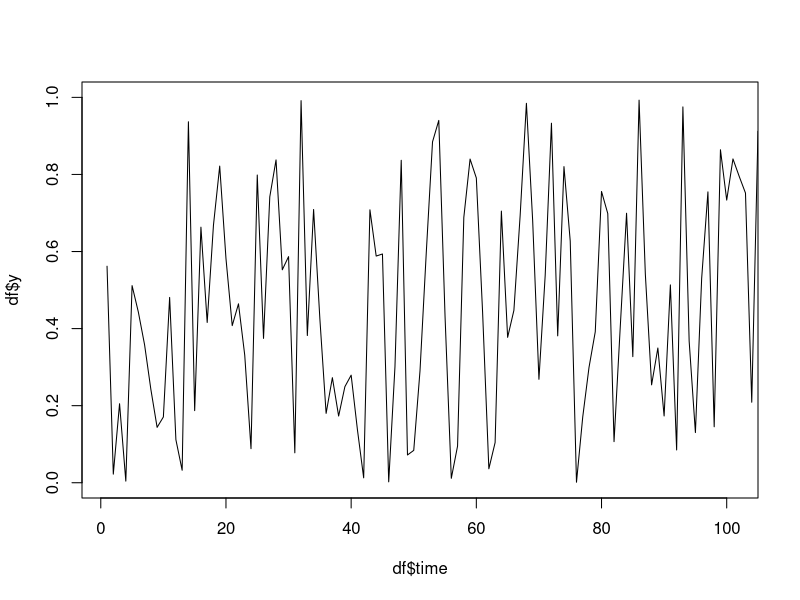
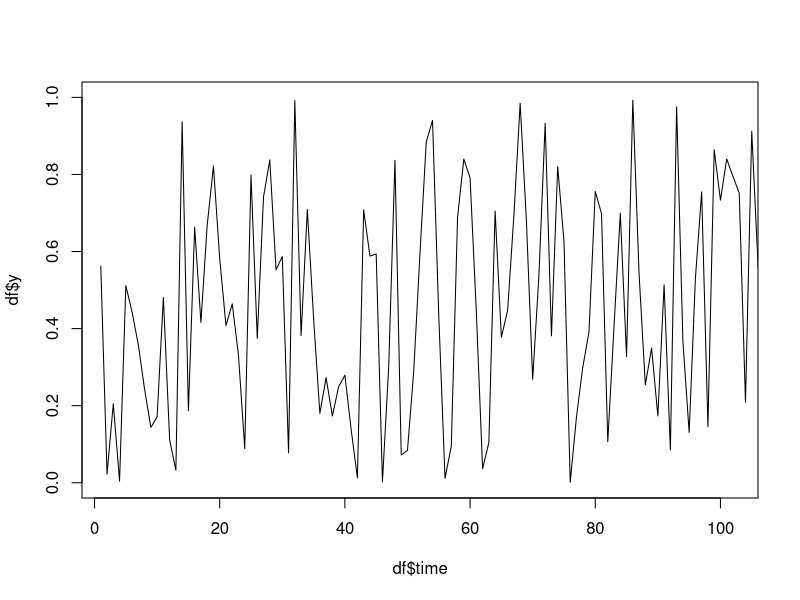
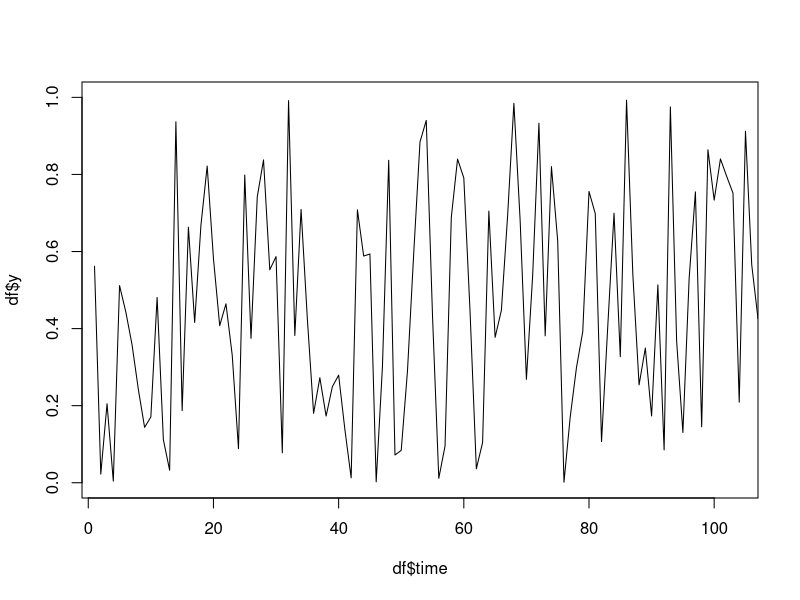
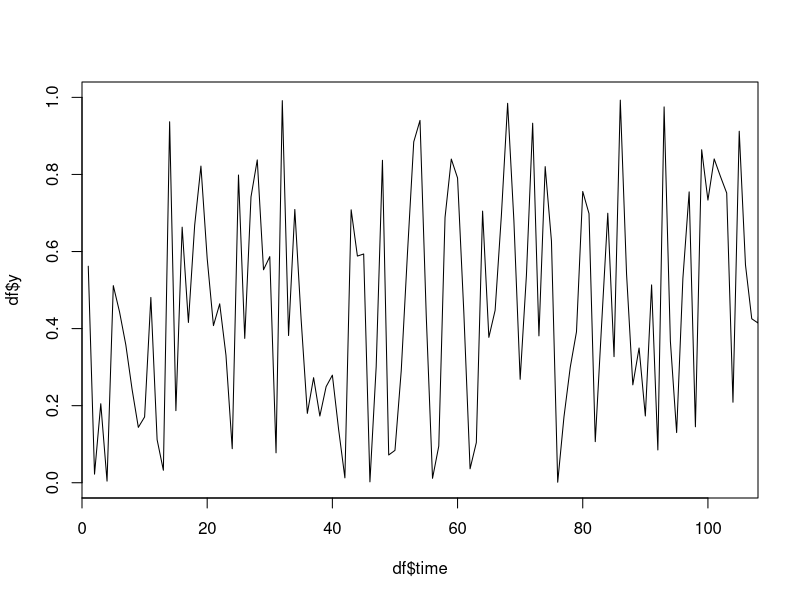
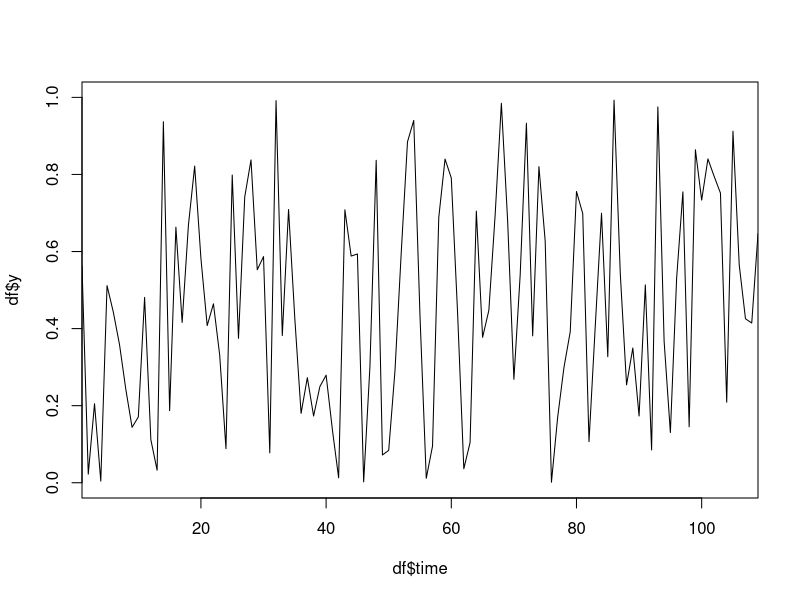
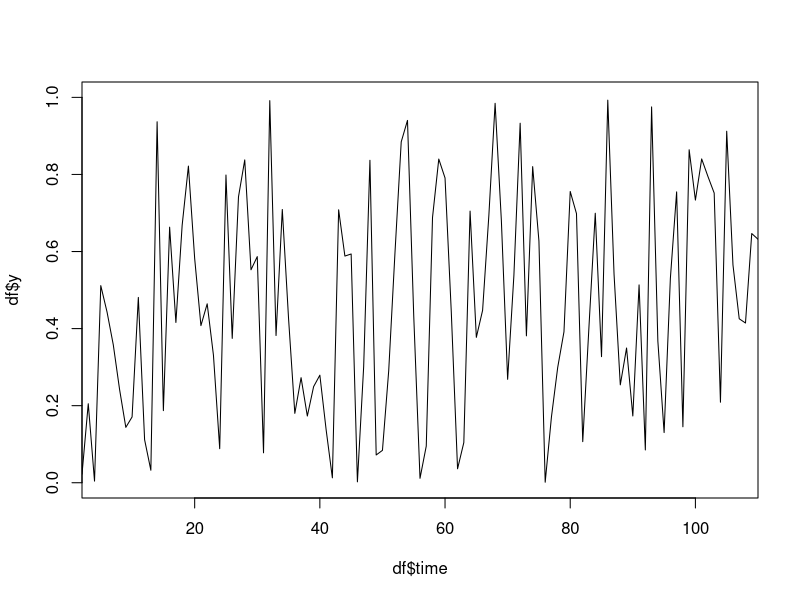
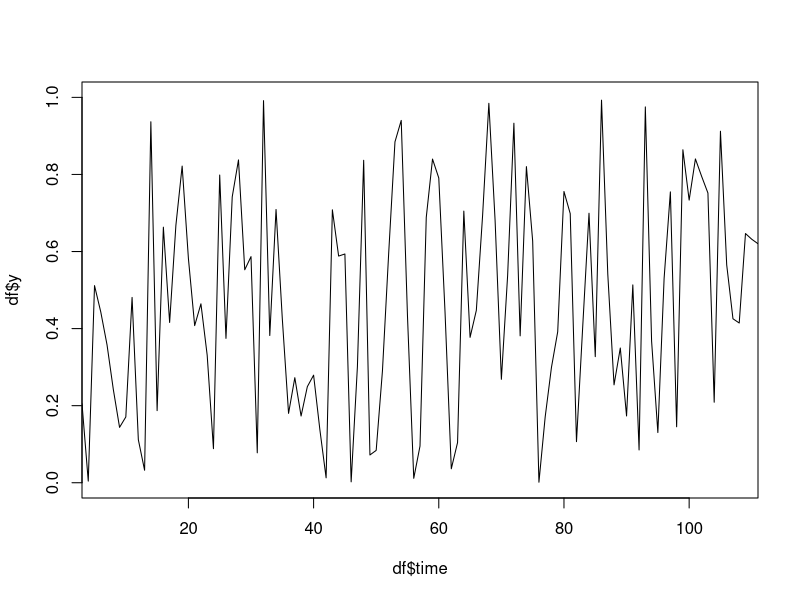
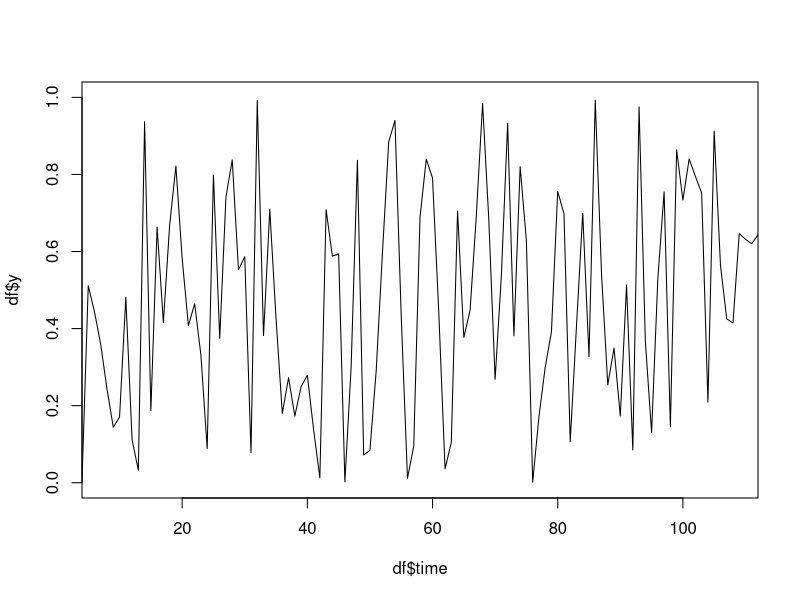

Here is the R script that generated these plots, in order:
n=1000
df=data.frame(time=1:n,y=runif(n))
window=100

for(i in 1:(n-window)) {
  flush.console()
  plot(df$time,df$y,type='l',xlim=c(i,i+window))
  Sys.sleep(.05)
}